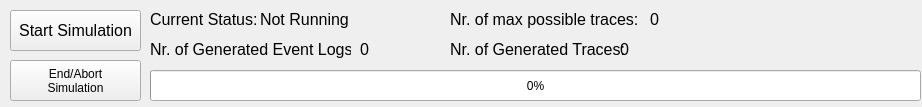
    <widget class="QWidget" name="scrollAreaWidgetContents_5">
     <property name="geometry">
      <rect>
       <x>0</x>
       <y>0</y>
       <width>922</width>
       <height>107</height>
      </rect>
     </property>
     <widget class="QPushButton" name="start_simulation_button">
      <property name="geometry">
       <rect>
        <x>10</x>
        <y>10</y>
        <width>131</width>
        <height>41</height>
       </rect>
      </property>
      <property name="font">
       <font>
        <pointsize>12</pointsize>
       </font>
      </property>
      <property name="text">
       <string>Start Simulation</string>
      </property>
     </widget>
     <widget class="QProgressBar" name="progressBar">
      <property name="geometry">
       <rect>
        <x>150</x>
        <y>70</y>
        <width>771</width>
        <height>31</height>
       </rect>
      </property>
      <property name="toolTip">
       <string>&lt;html&gt;&lt;head/&gt;&lt;body&gt;&lt;p&gt;This progress bar will show the progress of the simulation if the number of event logs/traces that are generated is fixed. If the &amp;quot;Random Exploration&amp;quot; or &amp;quot;All Traces&amp;quot; strategy is chosen the progress bar will use the specified maximum number of traces or the trace estimation to show the percentage of traces generated so far.&lt;/p&gt;&lt;/body&gt;&lt;/html&gt;</string>
      </property>
      <property name="value">
       <number>0</number>
      </property>
     </widget>
     <widget class="QLabel" name="label_5">
      <property name="geometry">
       <rect>
        <x>150</x>
        <y>40</y>
        <width>201</width>
        <height>31</height>
       </rect>
      </property>
      <property name="font">
       <font>
        <pointsize>12</pointsize>
       </font>
      </property>
      <property name="toolTip">
       <string>&lt;html&gt;&lt;head/&gt;&lt;body&gt;&lt;p&gt;The number of complete event logs that have been generated so far.&lt;/p&gt;&lt;/body&gt;&lt;/html&gt;</string>
      </property>
      <property name="text">
       <string>Nr. of Generated Event Logs:</string>
      </property>
      <property name="alignment">
       <set>Qt::AlignLeading|Qt::AlignLeft|Qt::AlignTop</set>
      </property>
     </widget>
     <widget class="QLabel" name="nr_of_generated_logs_label">
      <property name="geometry">
       <rect>
        <x>360</x>
        <y>40</y>
        <width>71</width>
        <height>31</height>
       </rect>
      </property>
      <property name="font">
       <font>
        <pointsize>12</pointsize>
       </font>
      </property>
      <property name="toolTip">
       <string>&lt;html&gt;&lt;head/&gt;&lt;body&gt;&lt;p&gt;The number of complete event logs that have been generated so far.&lt;/p&gt;&lt;/body&gt;&lt;/html&gt;</string>
      </property>
      <property name="text">
       <string>0</string>
      </property>
      <property name="alignment">
       <set>Qt::AlignLeading|Qt::AlignLeft|Qt::AlignTop</set>
      </property>
     </widget>
     <widget class="QLabel" name="label_7">
      <property name="geometry">
       <rect>
        <x>450</x>
        <y>40</y>
        <width>261</width>
        <height>31</height>
       </rect>
      </property>
      <property name="font">
       <font>
        <pointsize>12</pointsize>
       </font>
      </property>
      <property name="toolTip">
       <string>&lt;html&gt;&lt;head/&gt;&lt;body&gt;&lt;p&gt;The total number of traces that have been generated so far.&lt;/p&gt;&lt;/body&gt;&lt;/html&gt;</string>
      </property>
      <property name="text">
       <string>Nr. of Generated Traces:</string>
      </property>
      <property name="alignment">
       <set>Qt::AlignLeading|Qt::AlignLeft|Qt::AlignTop</set>
      </property>
     </widget>
     <widget class="QLabel" name="nr_of_generated_traces_label">
      <property name="geometry">
       <rect>
        <x>620</x>
        <y>40</y>
        <width>251</width>
        <height>31</height>
       </rect>
      </property>
      <property name="font">
       <font>
        <pointsize>12</pointsize>
       </font>
      </property>
      <property name="text">
       <string>0</string>
      </property>
      <property name="alignment">
       <set>Qt::AlignLeading|Qt::AlignLeft|Qt::AlignTop</set>
      </property>
     </widget>
     <widget class="QLabel" name="sim_status_label">
      <property name="geometry">
       <rect>
        <x>260</x>
        <y>10</y>
        <width>191</width>
        <height>31</height>
       </rect>
      </property>
      <property name="font">
       <font>
        <pointsize>12</pointsize>
       </font>
      </property>
      <property name="toolTip">
       <string>&lt;html&gt;&lt;head/&gt;&lt;body&gt;&lt;p&gt;Current Status of the simulation.&lt;/p&gt;&lt;/body&gt;&lt;/html&gt;</string>
      </property>
      <property name="text">
       <string>Not Running</string>
      </property>
      <property name="textFormat">
       <enum>Qt::RichText</enum>
      </property>
      <property name="alignment">
       <set>Qt::AlignLeading|Qt::AlignLeft|Qt::AlignTop</set>
      </property>
     </widget>
     <widget class="QLabel" name="label_11">
      <property name="geometry">
       <rect>
        <x>150</x>
        <y>10</y>
        <width>111</width>
        <height>31</height>
       </rect>
      </property>
      <property name="font">
       <font>
        <pointsize>12</pointsize>
       </font>
      </property>
      <property name="toolTip">
       <string>&lt;html&gt;&lt;head/&gt;&lt;body&gt;&lt;p&gt;Current Status of the simulation.&lt;/p&gt;&lt;/body&gt;&lt;/html&gt;</string>
      </property>
      <property name="text">
       <string>Current Status:</string>
      </property>
      <property name="alignment">
       <set>Qt::AlignLeading|Qt::AlignLeft|Qt::AlignTop</set>
      </property>
     </widget>
     <widget class="QToolButton" name="stop_simulation_button">
      <property name="geometry">
       <rect>
        <x>10</x>
        <y>60</y>
        <width>131</width>
        <height>41</height>
       </rect>
      </property>
      <property name="toolTip">
       <string>&lt;html&gt;&lt;head/&gt;&lt;body&gt;&lt;p&gt;This button will end the simulation. If the simulation is ended while generating event logs the option will be given to save the event logs generated so far. &lt;/p&gt;&lt;/body&gt;&lt;/html&gt;</string>
      </property>
      <property name="text">
       <string>End/Abort
Simulation</string>
      </property>
     </widget>
     <widget class="QLabel" name="nr_of_possible_traces_label">
      <property name="geometry">
       <rect>
        <x>650</x>
        <y>10</y>
        <width>181</width>
        <height>31</height>
       </rect>
      </property>
      <property name="font">
       <font>
        <pointsize>12</pointsize>
       </font>
      </property>
      <property name="toolTip">
       <string>&lt;html&gt;&lt;head/&gt;&lt;body&gt;&lt;p&gt;If the model has no loop with a changing marking and the &amp;quot;random exploration&amp;quot; or &amp;quot;full exploration&amp;quot; strategy is chosen an estimation of the number of possible traces will be shown here.&lt;/p&gt;&lt;/body&gt;&lt;/html&gt;</string>
      </property>
      <property name="text">
       <string>0</string>
      </property>
      <property name="alignment">
       <set>Qt::AlignLeading|Qt::AlignLeft|Qt::AlignTop</set>
      </property>
     </widget>
     <widget class="QLabel" name="label_12">
      <property name="geometry">
       <rect>
        <x>450</x>
        <y>10</y>
        <width>201</width>
        <height>31</height>
       </rect>
      </property>
      <property name="font">
       <font>
        <pointsize>12</pointsize>
       </font>
      </property>
      <property name="toolTip">
       <string>&lt;html&gt;&lt;head/&gt;&lt;body&gt;&lt;p&gt;If the model has no loop with a changing marking and the &amp;quot;random exploration&amp;quot; or &amp;quot;full exploration&amp;quot; strategy is chosen an estimation of the number of possible traces will be shown here.&lt;/p&gt;&lt;/body&gt;&lt;/html&gt;</string>
      </property>
      <property name="text">
       <string>Nr. of max possible traces:</string>
      </property>
      <property name="alignment">
       <set>Qt::AlignLeading|Qt::AlignLeft|Qt::AlignTop</set>
      </property>
     </widget>
    </widget>
